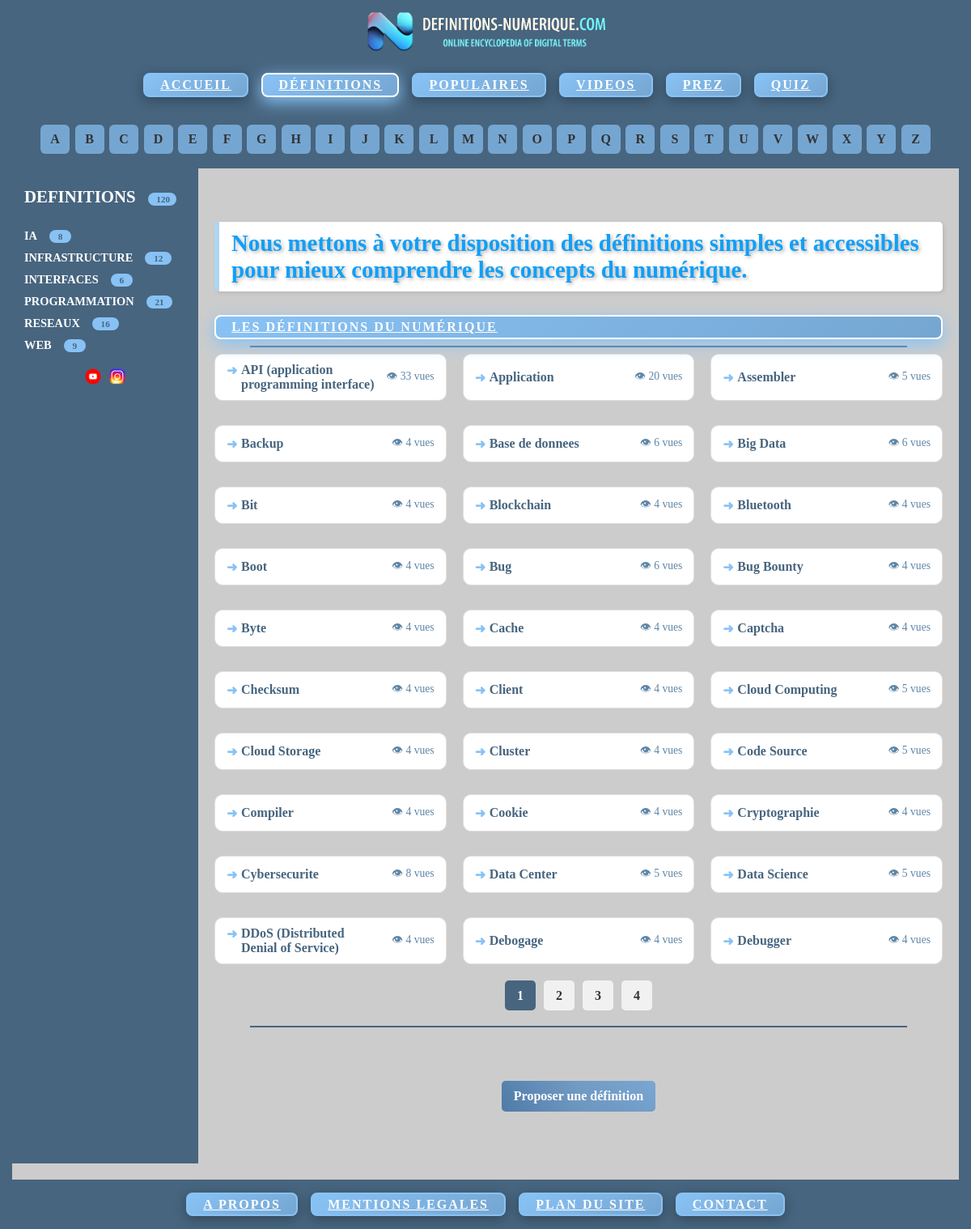
The app's page /definitions.php with its own data.
### tables this page shows
CREATE TABLE `categorie` (
  `catid` int(10) NOT NULL,
  `catnom` varchar(100) NOT NULL
);

CREATE TABLE `definition` (
  `defid` int(11) NOT NULL,
  `deflettre` varchar(1) NOT NULL,
  `deftitre` varchar(100) NOT NULL,
  `definition` varchar(1000) NOT NULL,
  `defauteur` varchar(100) NOT NULL,
  `defdate` date NOT NULL,
  `valider` int(1) NOT NULL DEFAULT '2',
  `defemail` varchar(100) NOT NULL,
  `nb_vue` int(100) NOT NULL DEFAULT '0'
);

### definitions.php (the view, shortened to what this page needs)
<?php
$defs_per_page = 30;
$page = isset($_GET['page']) ? max(1, (int)$_GET['page']) : 1;
$start = ($page - 1) * $defs_per_page;
?>
<!DOCTYPE html>
<html lang="fr">
<head>
    <link rel="stylesheet" href="style.css" />
</head>
<body>
<div class="bandeaudiv">
    <?php include "bandeau.php"; ?>
</div>
<div class="search-alpha-wrapper"><div class="lettresdiv">
    <?php include "lettres.php"; ?>
</div>
<div class="homediv">
    <div class="container">
        <div class="home">
            <div class="gauche">
                <?php include "gauche.php"; ?>
            </div>
            <div class="droite">
                <div class="controls">
                    <br>
                    <h3>
                        Nous mettons à votre disposition des définitions simples et accessibles<br>
                        pour mieux comprendre les concepts du numérique.
                    </h3>
                    <a href="definitions.php" class="menu-button">
                        Les définitions du Numérique
                    </a>
                    <hr>
                    <?php
                    $conn = new mysqli(
                        $_ENV['DB_SERVERNAME'],
                        $_ENV['DB_USERNAME'],
                        $_ENV['DB_PASSWORD'],
                        $_ENV['DB_NAME']
                    );
                    $conn->set_charset("utf8mb4");
                    $totalRes = $conn->query("SELECT COUNT(*) AS total FROM definition WHERE valider = 2");
                    $totalRow = $totalRes->fetch_assoc();
                    $total_defs = (int)$totalRow['total'];
                    $total_pages = (int)ceil($total_defs / $defs_per_page);
                    $sql = "
                        SELECT defid, deftitre, nb_vue
                        FROM definition
                        WHERE valider = 2
                        ORDER BY deftitre ASC
                        LIMIT $start, $defs_per_page
                    ";
                    $result = $conn->query($sql);
                    if ($result->num_rows > 0) {
                        echo '<div class="definition-container">';
                        while ($row = $result->fetch_assoc()) {
                            $nbVues = (int)$row['nb_vue'];
                            $badge = ($nbVues >= 1000)
                                ? '<span class="badge-populaire">🔥 Très consulté</span>'
                                : '';
                            echo '<div class="related-item">';
                                echo '<a href="affichedef.php?defid=' . (int)$row['defid'] . '" class="related-line">';
                                    echo '<span class="related-title">' . htmlspecialchars($row['deftitre']) . '</span>';
                                echo '</a>';
                                echo '<span class="related-meta">';
                                    echo '👁 ' . $nbVues . ' vues ' . $badge;
                                echo '</span>';
                            echo '</div>';
                        }
                        echo '</div>';
                        if ($total_pages > 1) {
                            echo '<div class="pagination">';
                            for ($i = 1; $i <= $total_pages; $i++) {
                                $active = ($i === $page) ? 'active' : '';
                                echo '<a href="?page=' . $i . '" class="page-link ' . $active . '">' . $i . '</a>';
                            }
                            echo '</div>';
                        }
                    } else {
                        echo '<p>Aucune définition trouvée.</p>';
                    }
                    ?>
                    <hr><br>
                    <div class="proposer-def-btn">
                        <a href="newdef.php" class="btn-modifier">
                            Proposer une définition
                        </a> <br>
                    </div>
                </div>
            </div>
        </div>
    </div>
</div>
<div class="footerdiv">
    <?php include "footer.php"; ?>
</div>
</body>
</html>

### gauche.php (shortened to what this page needs)
<?php
$conn = new mysqli($_ENV['DB_SERVERNAME'], $_ENV['DB_USERNAME'], $_ENV['DB_PASSWORD'], $_ENV['DB_NAME']);
	$conn->set_charset("utf8mb4");
$conn2 = new mysqli($_ENV['DB_SERVERNAME'], $_ENV['DB_USERNAME'], $_ENV['DB_PASSWORD'], $_ENV['DB_NAME']);
	$conn2->set_charset("utf8mb4");
   printf ("<br><a href='definitions.php' class='rubriqueDEF'>DEFINITIONS</a>");
if ($result3 = mysqli_query($conn, "SELECT COUNT(*) as total from definition"))
{
    while ($row3 = $result3->fetch_assoc())
	{
        		printf ("<span class='styled-span'> %s </span><br><br>", $row3['total']);
 	 }
  }
else
		{
		}
if ($result = mysqli_query($conn, "SELECT * from categorie ORDER BY catnom "))
{
    while ($row = $result->fetch_assoc())
	{
        printf ("<a href='categoriedetail.php?catid=%s' class='rubrique'>%s</a>", $row['catid'], $row['catnom']);
		$catid = intval($row['catid']);
		$sql2="SELECT COUNT(*) as total FROM lien WHERE catid=" . $catid;
		if ($result2 = mysqli_query($conn2,$sql2 ))
		{
			while ($row2 = $result2->fetch_assoc())
			{
				printf ("<span class='styled-span'> %s </span>&nbsp;&nbsp;&nbsp;<br>", $row2['total']);
			}
		}
		else
		{
		}
	}
}
?>
        <div class="reseau-container">
            <div class="reseau-item">
                <a href="https://youtube.com/@definitionsnumerique" target="_blank">
				<img src="y.png" class="imageRéseaux"></a>
                <a href="https://instagram.com/definitionsnumerique" target="_blank">
				<img src="i.png" class="imageRéseaux"></a>
            </div>
        </div>

### records on screen
categorie: catnom "IA", total "8"
categorie: catnom "INFRASTRUCTURE", total "12"
categorie: catnom "INTERFACES", total "6"
categorie: catnom "PROGRAMMATION", total "21"
categorie: catnom "RESEAUX", total "16"
categorie: catnom "WEB", total "9"
definition: deftitre "API (application programming interface)", nb_vue "33"
definition: deftitre "Application", nb_vue "20"
definition: deftitre "Assembler", nb_vue "5"
definition: deftitre "Backup", nb_vue "4"
definition: deftitre "Base de donnees", nb_vue "6"
definition: deftitre "Big Data", nb_vue "6"
definition: deftitre "Bit", nb_vue "4"
definition: deftitre "Blockchain", nb_vue "4"
definition: deftitre "Bluetooth", nb_vue "4"
definition: deftitre "Boot", nb_vue "4"
definition: deftitre "Bug", nb_vue "6"
definition: deftitre "Bug Bounty", nb_vue "4"
definition: deftitre "Byte", nb_vue "4"
definition: deftitre "Cache", nb_vue "4"
definition: deftitre "Captcha", nb_vue "4"
definition: deftitre "Checksum", nb_vue "4"
definition: deftitre "Client", nb_vue "4"
definition: deftitre "Cloud Computing", nb_vue "5"
definition: deftitre "Cloud Storage", nb_vue "4"
definition: deftitre "Cluster", nb_vue "4"
definition: deftitre "Code Source", nb_vue "5"
definition: deftitre "Compiler", nb_vue "4"
definition: deftitre "Cookie", nb_vue "4"
definition: deftitre "Cryptographie", nb_vue "4"
definition: deftitre "Cybersecurite", nb_vue "8"
definition: deftitre "Data Center", nb_vue "5"
definition: deftitre "Data Science", nb_vue "5"
definition: deftitre "DDoS (Distributed Denial of Service)", nb_vue "4"
definition: deftitre "Debogage", nb_vue "4"
definition: deftitre "Debugger", nb_vue "4"

### other values on screen
$lettre "A"
$lettre "B"
$lettre "C"
$lettre "D"
$lettre "E"
$lettre "F"
$lettre "G"
$lettre "H"
$lettre "I"
$lettre "J"
$lettre "K"
$lettre "L"
$lettre "M"
$lettre "N"
$lettre "O"
